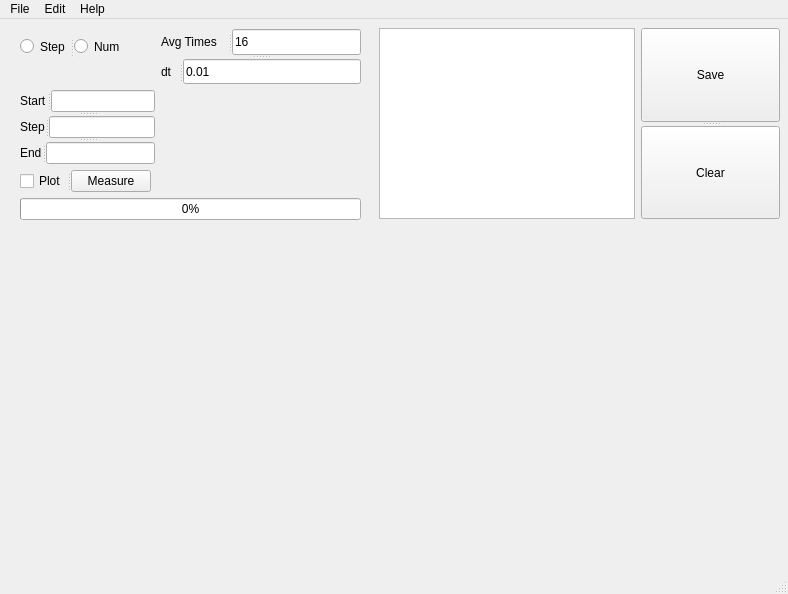
<?xml version="1.0" encoding="UTF-8"?>
<ui version="4.0">
 <class>MainWindow</class>
 <widget class="QMainWindow" name="MainWindow">
  <property name="geometry">
   <rect>
    <x>0</x>
    <y>0</y>
    <width>788</width>
    <height>594</height>
   </rect>
  </property>
  <property name="contextMenuPolicy">
   <enum>Qt::CustomContextMenu</enum>
  </property>
  <property name="windowTitle">
   <string>MainWindow</string>
  </property>
  <widget class="QWidget" name="centralwidget">
   <widget class="QWidget" name="formLayoutWidget">
    <property name="geometry">
     <rect>
      <x>20</x>
      <y>10</y>
      <width>341</width>
      <height>191</height>
     </rect>
    </property>
    <layout class="QFormLayout" name="formLayout">
     <item row="4" column="0">
      <widget class="QSplitter" name="splitter_6">
       <property name="orientation">
        <enum>Qt::Horizontal</enum>
       </property>
       <widget class="QCheckBox" name="Online_Plt_checkBox">
        <property name="text">
         <string>Plot</string>
        </property>
       </widget>
       <widget class="QPushButton" name="Meas_pushButton">
        <property name="text">
         <string>Measure</string>
        </property>
       </widget>
      </widget>
     </item>
     <item row="3" column="0">
      <widget class="QSplitter" name="Input_Splitter">
       <property name="orientation">
        <enum>Qt::Vertical</enum>
       </property>
       <widget class="QSplitter" name="splitter_1">
        <property name="orientation">
         <enum>Qt::Horizontal</enum>
        </property>
        <widget class="QLabel" name="Input_Lab_1">
         <property name="text">
          <string>Start</string>
         </property>
        </widget>
        <widget class="QLineEdit" name="lineEdit_1"/>
       </widget>
       <widget class="QSplitter" name="splitter_2">
        <property name="orientation">
         <enum>Qt::Horizontal</enum>
        </property>
        <widget class="QLabel" name="Input_Lab_2">
         <property name="lineWidth">
          <number>0</number>
         </property>
         <property name="text">
          <string>Step</string>
         </property>
        </widget>
        <widget class="QLineEdit" name="lineEdit_2">
         <property name="text">
          <string/>
         </property>
        </widget>
       </widget>
       <widget class="QSplitter" name="splitter_3">
        <property name="orientation">
         <enum>Qt::Horizontal</enum>
        </property>
        <widget class="QLabel" name="lineEdit_3">
         <property name="text">
          <string>End</string>
         </property>
        </widget>
        <widget class="QLineEdit" name="Input_Lab_3">
         <property name="text">
          <string/>
         </property>
        </widget>
       </widget>
      </widget>
     </item>
     <item row="2" column="0">
      <widget class="QSplitter" name="Mode_Sel_Splitter">
       <property name="orientation">
        <enum>Qt::Horizontal</enum>
       </property>
       <widget class="QRadioButton" name="Step_radioButton">
        <property name="text">
         <string>Step</string>
        </property>
       </widget>
       <widget class="QRadioButton" name="Num_radioButton">
        <property name="text">
         <string>Num</string>
        </property>
       </widget>
      </widget>
     </item>
     <item row="5" column="0" colspan="2">
      <widget class="QProgressBar" name="MeasProgressBar">
       <property name="value">
        <number>0</number>
       </property>
      </widget>
     </item>
     <item row="2" column="1">
      <widget class="QSplitter" name="splitter_5">
       <property name="orientation">
        <enum>Qt::Vertical</enum>
       </property>
       <widget class="QSplitter" name="splitter">
        <property name="orientation">
         <enum>Qt::Horizontal</enum>
        </property>
        <widget class="QLabel" name="label">
         <property name="text">
          <string>Avg Times</string>
         </property>
        </widget>
        <widget class="QLineEdit" name="lineEdit_AvfTime">
         <property name="text">
          <string>16</string>
         </property>
        </widget>
       </widget>
       <widget class="QSplitter" name="splitter_4">
        <property name="orientation">
         <enum>Qt::Horizontal</enum>
        </property>
        <widget class="QLabel" name="label_2">
         <property name="text">
          <string>dt</string>
         </property>
        </widget>
        <widget class="QLineEdit" name="lineEdit_4">
         <property name="text">
          <string>0.01</string>
         </property>
        </widget>
       </widget>
      </widget>
     </item>
    </layout>
   </widget>
   <widget class="QWidget" name="horizontalLayoutWidget">
    <property name="geometry">
     <rect>
      <x>20</x>
      <y>210</y>
      <width>761</width>
      <height>341</height>
     </rect>
    </property>
    <layout class="QHBoxLayout" name="horizontalLayout_plot"/>
   </widget>
   <widget class="QWidget" name="formLayoutWidget_2">
    <property name="geometry">
     <rect>
      <x>379</x>
      <y>9</y>
      <width>401</width>
      <height>191</height>
     </rect>
    </property>
    <layout class="QFormLayout" name="formLayout_data">
     <item row="0" column="0">
      <widget class="QTableWidget" name="tableWidget"/>
     </item>
     <item row="0" column="1">
      <widget class="QSplitter" name="splitter_7">
       <property name="orientation">
        <enum>Qt::Vertical</enum>
       </property>
       <widget class="QPushButton" name="data_save">
        <property name="text">
         <string>Save</string>
        </property>
       </widget>
       <widget class="QPushButton" name="data_clear">
        <property name="text">
         <string>Clear</string>
        </property>
       </widget>
      </widget>
     </item>
    </layout>
   </widget>
  </widget>
  <widget class="QMenuBar" name="menubar">
   <property name="geometry">
    <rect>
     <x>0</x>
     <y>0</y>
     <width>788</width>
     <height>21</height>
    </rect>
   </property>
   <property name="defaultUp">
    <bool>false</bool>
   </property>
   <widget class="QMenu" name="menuFile">
    <property name="title">
     <string>File</string>
    </property>
   </widget>
   <widget class="QMenu" name="menuEdit">
    <property name="title">
     <string>Edit</string>
    </property>
   </widget>
   <widget class="QMenu" name="menuHelp">
    <property name="title">
     <string>Help</string>
    </property>
   </widget>
   <addaction name="menuFile"/>
   <addaction name="menuEdit"/>
   <addaction name="menuHelp"/>
  </widget>
  <widget class="QStatusBar" name="statusbar"/>
 </widget>
 <resources/>
 <connections/>
</ui>
